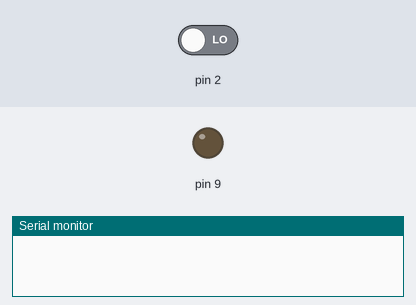
A sketch run on a simulated Arduino Uno, built with avr-gcc and run on an emulated ATmega328P. Shown: output pins drawn as LEDs (lit = HIGH), the last lines printed to the serial monitor. The inputs (shaded band) are chosen by the test bench; at power-on: pin 2 LOW.

Above: at 1.2 s.
1.3 s: pin 2 driven HIGH
At 5.2 s:
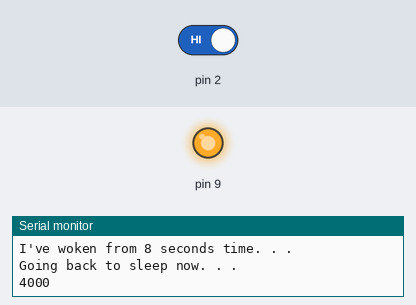
Timing chart, 0 to 6.7 s (numbered marks = the images above; inputs shaded):
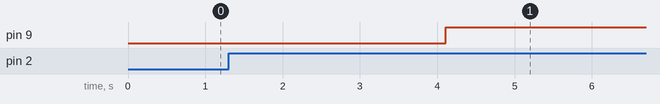

The sketch:

sleep_tests.ino
```cpp
#include <Sleep_n0m1.h>

//----------------------//
// Sleep settings!
Sleep sleep;
int sleepy_time = 4000;
//----------------------//

uint32_t time_worked = 0;
bool broken = false;

void setup(){
  pinMode(1,INPUT);
  pinMode(0,OUTPUT);
  pinMode(9,OUTPUT);

  Serial.begin(9600);
}

void wakeup(){
  //detachInterrupt(0);
  delay(100);
  Serial.begin(9600);
  Serial.println("Wake up!");
  broken = true;
}

void loop(){
  if(broken == false){
    attachInterrupt(0, wakeup, HIGH);

    sleep.pwrDownMode();
    sleep.sleepDelay(sleepy_time);

    Serial.println("I've woken from 8 seconds time. . .");
    Serial.println("Going back to sleep now. . .\n");
    time_worked += 4000;
    Serial.println(time_worked);
    delay(100);
  } else {
    digitalWrite(9,HIGH);
  }
}
```

Measured:
- after the input at 1.3 s, pin 9: LOW → HIGH after 2.8 s
